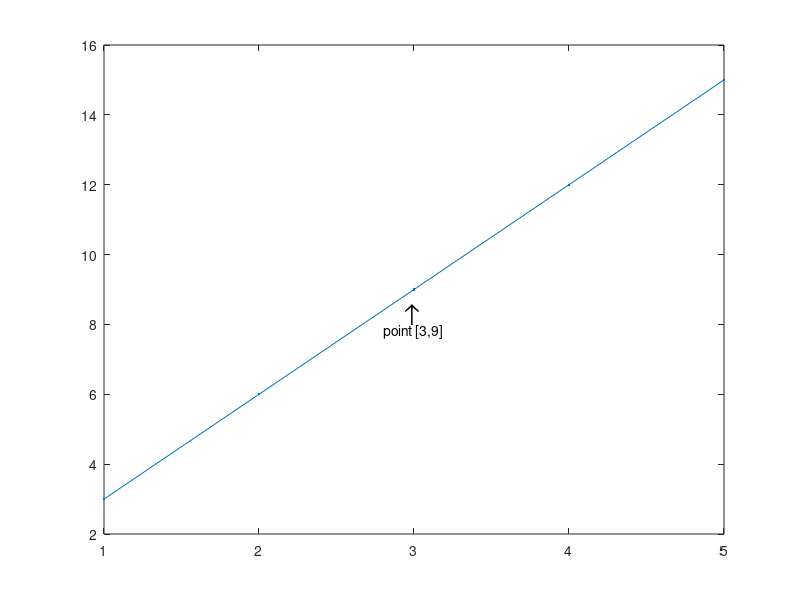

Reproduce this figure in MATLAB.
figure
plot([1:5],[1:5]*3,'.-')
%// Say I want to put an arrow pointing to the location, [3 9]    
text(2.94,8.3,'\uparrow','fontsize',20)
text(2.8,7.8,'point [3,9]')